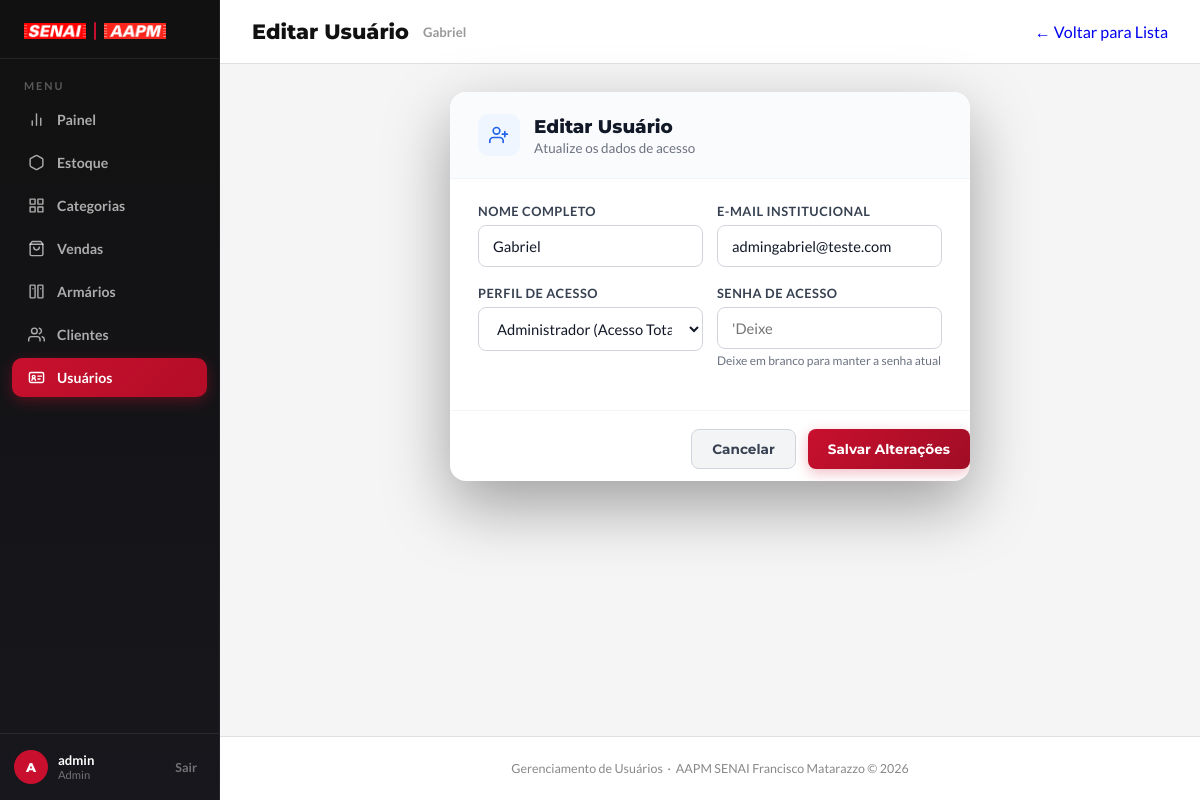
Page /usuarios/2/editar (signed in) on the committed database.
### app/models/usuario.py (models this page shows)
class Usuario(Base):
    __tablename__ = "usuarios"
    id = Column(Integer, primary_key=True, autoincrement=True)
    nome = Column(String(100), nullable=False)
    email = Column(String(150), unique=True, nullable=False)
    senha_hash = Column(String(255), nullable=False)
    role = Column(String(20), default="operador")
    ativo = Column(Boolean, default=True)
    criado_em = Column(DateTime, server_default=func.now())

### app/controllers/admin_controller.py (the view)
@router.get("/{usuario_id}/editar")
def form_editar_usuario(
    usuario_id: int,
    request: Request,
    db: Session = Depends(get_db),
    admin = Depends(get_admin)
):
    editando = db.query(Usuario).filter(Usuario.id == usuario_id).first()
    if not editando:
        return RedirectResponse(url="/usuarios", status_code=302)
    return templates.TemplateResponse(
        request,
        "usuarios/form.html",
        {
            "request": request,
            "usuario": admin,
            "editando": editando
        }
    )

### app/templates/usuarios/form.html (shortened to what this page needs)
<!DOCTYPE html>
<html lang="pt-BR">
<head>
  <link rel="stylesheet" href="/static/css/usuarios.css?v=7" />
  <link rel="stylesheet" href="/static/css/transicoes.css?v=1" />
</head>
<body>
  <aside class="barra-lateral" id="barraLateral">
    <div class="barra-logo">
      <img class="barra-logo-senai" src="/static/uploads/foto-senai.png" alt="SENAI">
      <div class="barra-logo-separador"></div>
      <img class="barra-logo-aapm" src="/static/uploads/logo-aapm.png" alt="AAPM">
    </div>
    <span class="barra-menu-titulo">Menu</span>
    <ul class="barra-nav">
      <li>
        <a href="/painel">
          <svg viewBox="0 0 24 24">
            <line x1="18" y1="20" x2="18" y2="10" />
            <line x1="12" y1="20" x2="12" y2="4" />
            <line x1="6" y1="20" x2="6" y2="14" />
          </svg>
          Painel
        </a>
      </li>
      <li>
        <a href="/produtos/">
          <svg viewBox="0 0 24 24">
            <path
              d="M21 16V8a2 2 0 0 0-1-1.73l-7-4a2 2 0 0 0-2 0l-7 4A2 2 0 0 0 3 8v8a2 2 0 0 0 1 1.73l7 4a2 2 0 0 0 2 0l7-4A2 2 0 0 0 21 16z" />
          </svg>
          Estoque
        </a>
      </li>
      <li>
        <a href="/categorias/">
          <svg viewBox="0 0 24 24">
            <path d="M3 3h7v7H3V3zm11 0h7v7h-7V3zM3 14h7v7H3v-7zm11 0h7v7h-7v-7z" />
          </svg>
          Categorias
        </a>
      </li>
      <li>
        <a href="/pdv/">
          <svg viewBox="0 0 24 24">
            <path d="M6 2L3 6v14a2 2 0 0 0 2 2h14a2 2 0 0 0 2-2V6l-3-4z" />
            <line x1="3" y1="6" x2="21" y2="6" />
            <path d="M16 10a4 4 0 0 1-8 0" />
          </svg>
          Vendas
        </a>
      </li>
      <li>
        <a href="/armarios/">
          <svg viewBox="0 0 24 24">
            <rect x="3" y="3" width="7" height="18" rx="1" />
            <rect x="14" y="3" width="7" height="18" rx="1" />
            <line x1="7" y1="8" x2="7" y2="8.01" />
            <line x1="18" y1="8" x2="18" y2="8.01" />
          </svg>
          Armários
        </a>
      </li>
      <li>
        <a href="/clientes/">
          <svg viewBox="0 0 24 24">
            <path d="M17 21v-2a4 4 0 0 0-4-4H5a4 4 0 0 0-4 4v2" />
            <circle cx="9" cy="7" r="4" />
            <path d="M23 21v-2a4 4 0 0 0-3-3.87" />
            <path d="M16 3.13a4 4 0 0 1 0 7.75" />
          </svg>
          Clientes
        </a>
      </li>
      <li>
        <a href="/usuarios/" class="ativo">
          <svg viewBox="0 0 24 24">
            <rect x="2" y="5" width="20" height="14" rx="2"></rect>
            <circle cx="8" cy="11" r="2"></circle>
            <path d="M5.5 16c0-1.4 1.1-2.5 2.5-2.5s2.5 1.1 2.5 2.5"></path>
            <line x1="14" y1="10" x2="19" y2="10"></line>
            <line x1="14" y1="14" x2="17" y2="14"></line>
          </svg>
          Usuários
        </a>
      </li>
    </ul>
    <div class="barra-rodape">
      <div class="barra-usuario">
        <div class="avatar-usuario">
          {{ (admin.nome[0] if admin and admin.nome else (usuario.nome[0] if usuario and usuario.nome else 'A')) | upper }}
        </div>
        <div class="info-usuario">
          <strong>{{ admin.nome if admin and admin.nome else (usuario.nome if usuario and usuario.nome else 'Administrador') }}</strong>
          <small>{{ (admin.role if admin and admin.role else (usuario.role if usuario and usuario.role else 'Admin')) | capitalize }}</small>
        </div>
      </div>
      <button class="btn-sair" type="button" onclick="window.location.href='/auth/logout'">
        Sair
      </button>
    </div>
  </aside>
  <div class="conteudo-principal">
    <header class="cabecalho-pagina">
      <div class="cabecalho-titulo">
        <h1>{{ "Editar Usuário" if editando else "Novo Usuário" }}</h1>
        <span class="cabecalho-data">{{ editando.nome if editando else "Cadastro de Acesso" }}</span>
      </div>
      <div class="acoes-cabecalho">
        <a href="/usuarios" class="btn-cancelar" style="text-decoration:none;">
          ← Voltar para Lista
        </a>
      </div>
    </header>
    <main class="area-conteudo">
      <div class="modal-caixa" style="max-width: 680px; margin: 0 auto; box-shadow: 0 4px 20px rgba(0,0,0,0.06); animation: none;">
        <div class="modal-cabecalho">
          <div class="modal-cabecalho-esquerda">
            <div class="modal-cabecalho-icone {{ 'azul' if editando else 'vermelho' }}">
              <svg viewBox="0 0 24 24">
                <path d="M17 21v-2a4 4 0 0 0-4-4H5a4 4 0 0 0-4 4v2" />
                <circle cx="9" cy="7" r="4" />
                <line x1="19" y1="8" x2="19" y2="14" />
                <line x1="22" y1="11" x2="16" y2="11" />
              </svg>
            </div>
            <div>
              <h3>{{ "Editar Usuário" if editando else "Novo Usuário" }}</h3>
              <span>{{ "Atualize os dados de acesso" if editando else "Preencha os dados para criar o acesso ao sistema" }}</span>
            </div>
          </div>
        </div>
        <form action="{{ '/usuarios/' + editando.id|string + '/editar' if editando else '/usuarios/novo' }}" method="post">
          <div class="modal-corpo">
            <div class="campo-form-grade">
              <div class="campo-form">
                <label for="nome">Nome Completo</label>
                <input type="text" id="nome" name="nome"
                  value="{{ editando.nome if editando else (valores.nome if valores else '') }}"
                  placeholder="Ex: Maria Silva" required autocomplete="off" />
              </div>
              <div class="campo-form">
                <label for="email">E-mail Institucional</label>
                <input type="email" id="email" name="email"
                  value="{{ editando.email if editando else (valores.email if valores else '') }}"
                  placeholder="usuario@senai.br" required autocomplete="off" />
              </div>
            </div>
            <div class="campo-form-grade">
              <div class="campo-form">
                <label for="role">Perfil de Acesso</label>
                <select id="role" name="role" required>
                  <option value="admin" {{ 'selected' if (editando and editando.role=='admin' ) or (valores and valores.role=='admin' ) else '' }}>
                    Administrador (Acesso Total)
                  </option>
                </select>
              </div>
              <div class="campo-form">
                <label for="senha">Senha de Acesso</label>
                <input type="password" id="senha" name="senha"
                  {{ "placeholder='Deixe vazio para não alterar'" if editando else "placeholder='Mínimo 6 caracteres' required minlength='6'" }} />
                <span style="font-size:0.75rem; color:#6b7280; margin-top:4px; display:block;">
                  {{ "Deixe em branco para manter a senha atual" if editando else "Obrigatório para novo usuário (mín. 6 dígitos)" }}
                </span>
              </div>
            </div>
          </div>
          <div class="modal-acoes">
            <a href="/usuarios" class="btn-cancelar" style="text-decoration: none; display: inline-flex; align-items: center;">
              Cancelar
            </a>
            <button type="submit" class="btn-principal">
              {{ "Salvar Alterações" if editando else "Criar Usuário" }}
            </button>
          </div>
        </form>
      </div>
    </main>
    <footer class="rodape-admin">
      Gerenciamento de Usuários &nbsp;·&nbsp; AAPM SENAI Francisco Matarazzo &copy; 2026
    </footer>
  </div>
</body>
</html>

### app/static/css/transicoes.css (style rules this page uses)
html { scroll-behavior: smooth !important; }
body { transition: opacity 0.18s cubic-bezier(0.4, 0, 0.2, 1), transform 0.18s cubic-bezier(0.4, 0, 0.2, 1); }

### rows in the picture
Usuario: role "admin", role "Admin", nome "Gabriel", email "admingabriel@teste.com"

### other values in the picture
{{ "Editar Usuário" if editando else "Novo Usuário" }} "Editar Usuário"
{{ "Salvar Alterações" if editando else "Criar Usuário" }} "Salvar Alterações"
